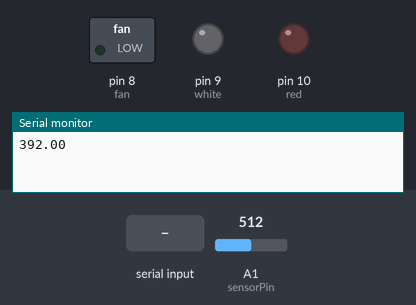
Recording of a sketch running on a simulated Arduino Uno, built with avr-gcc and run on an emulated ATmega328P. Parts: switched loads named in the sketch (green lamp = pin HIGH), output pins drawn as LEDs (lit = HIGH), the last lines printed to the serial monitor. Inputs (shaded band) come from the test bench; at power-on: A1 (sensorPin) = 512.

Above: at 3.2 s.
3.3 s: "on\n" received over Serial
At 6.1 s:
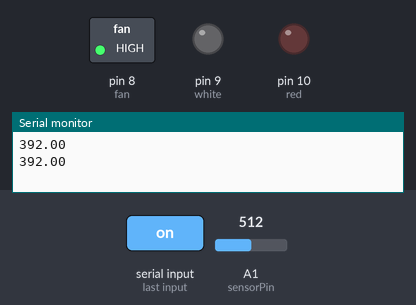
6.5 s: "off\n" received over Serial
At 8.4 s:
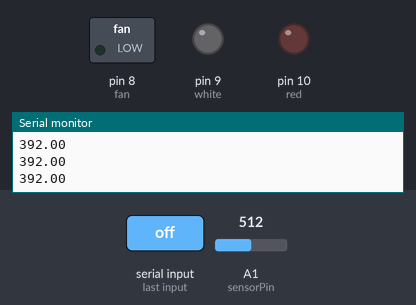
Timing chart, 0 to 9.9 s (numbered marks = the images above; inputs shaded):
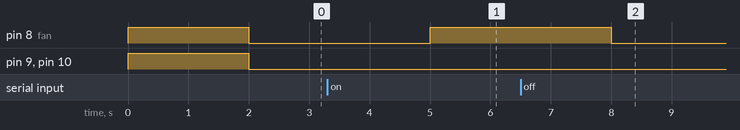

The sketch:

temp_WebFanApp.ino
```cpp
String command;

// AVS1416 -11/15/21 - Arduino - RaspberryPi webbased FanSwitch

#define sensorPin A1
#define fan 8 //blue
#define white 9
#define red 10

void setup() {
  Serial.begin(9600);

  pinMode(fan, OUTPUT);
  digitalWrite(fan, HIGH);

  //LED test
  pinMode(white, OUTPUT);
  pinMode(red, OUTPUT);

  digitalWrite(white, HIGH);
  digitalWrite(red, HIGH);

  delay(2000);

  //RESET all LEDs LOW

  digitalWrite(fan, LOW);
  digitalWrite(9, LOW);
  digitalWrite(10, LOW);

}

void loop() {
  int reading = analogRead(sensorPin);
  float voltage = reading * 5.0;
  voltage /= 1024.0;
  float temperatureC = (voltage - 0.5) * 100 ;
  float temperatureF = (temperatureC * 9.0 / 5.0) + 32.0;

  //Serial.print(digitalRead(fan));
  //Serial.print(" - ");
  Serial.println(temperatureF);

  if (Serial.available()) {
    command = Serial.readStringUntil('\n');
    command.trim();
    if (command.equals("on")) {
      digitalWrite(fan, HIGH);
    }
    else if (command.equals("off")) {
      digitalWrite(fan, LOW);
    }
    else {
      digitalWrite(fan, HIGH);
      delay(500);
      digitalWrite(fan, LOW);
    }

  }
  delay(3000);
}
```

Measured:
- after the input at 3.3 s, pin 8 (fan): LOW → HIGH after 1.7 s
- after the input at 6.5 s, pin 8 (fan): HIGH → LOW after 1.5 s
